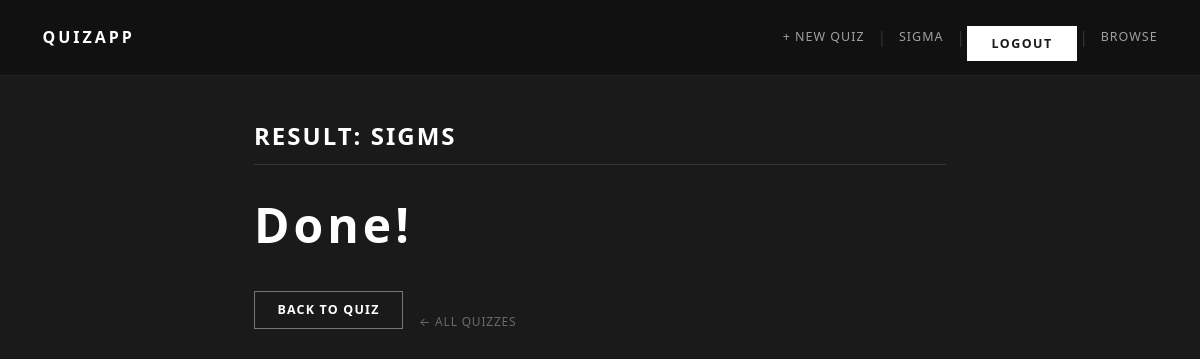
The app's page /quizzes/2/result/ (signed in), older data.
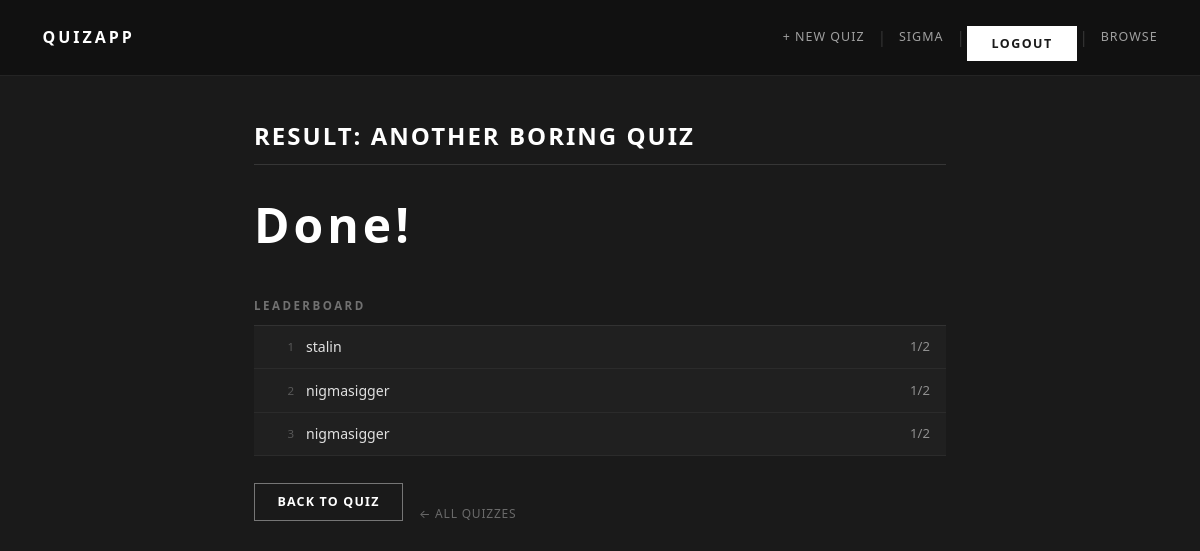
The same page, newer data.
### quiz/models.py (models this page shows, shortened)
class Quiz(models.Model):
    title = models.CharField(max_length=200)
    description = models.TextField(blank=True)
    created_by = models.ForeignKey(User, on_delete=models.CASCADE, related_name='quizzes')
    created_at = models.DateTimeField(auto_now_add=True)
    invite_code = models.CharField(max_length=8, unique=True, null=True, blank=True)

class Participation(models.Model):
    user = models.ForeignKey(User, on_delete=models.CASCADE, related_name='participations')
    quiz = models.ForeignKey(Quiz, on_delete=models.CASCADE, related_name='participations')
    score = models.IntegerField(default=0)
    total = models.IntegerField(default=0)
    completed_at = models.DateTimeField(auto_now_add=True)

### quiz/views.py (the view)
# urls.py: path('quizzes/<int:quiz_id>/result/', views.quiz_result, name='quiz_result'),
@login_required
def quiz_result(request, quiz_id):
    quiz = get_object_or_404(Quiz, id=quiz_id)
    participation = (
        Participation.objects.filter(user=request.user, quiz=quiz)
        .order_by('-completed_at')
        .first()
    )
    top_scores = (
        Participation.objects.filter(quiz=quiz)
        .select_related('user')
        .order_by('-score', 'completed_at')[:10]
    )
    return render(request, 'quiz/quiz_result.html', {
        'quiz': quiz,
        'participation': participation,
        'top_scores': top_scores,
    })

### quiz/templates/quiz/quiz_result.html (shortened to what this page needs)
{% extends 'quiz/base.html' %}
{% block content %}
<h1>Result: {{ quiz.title }}</h1>
{% if participation %}
<p class="result-score">
    {{ participation.score }}{% if participation.total %} / {{ participation.total }}{% endif %}
</p>
{% else %}
<p class="result-score">Done!</p>
{% endif %}
{% if top_scores %}
<h2>Leaderboard</h2>
<ol class="leaderboard">
    {% for p in top_scores %}
    <li class="{% if user.is_authenticated and p.user == user %}lb-mine{% endif %}">
        <span class="lb-rank">{{ forloop.counter }}</span>
        <span class="lb-user">{{ p.user.username }}</span>
        <span class="lb-score">{{ p.score }}{% if p.total %}/{{ p.total }}{% endif %}</span>
    </li>
    {% endfor %}
</ol>
{% endif %}
<div class="action-row mt-2">
    <a href="{% url 'quiz_detail' quiz.id %}" class="btn">Back to Quiz</a>
    <a href="{% url 'quiz_list' %}" class="back-link">All Quizzes</a>
</div>
{% endblock %}

Row changes from the older to the newer data that the page shows:
changed Quiz: title "SIGMS" → "ANOTHER BORING QUIZ"
added Participation: user.username "stalin", score "1", total "2"
added Participation: user.username "nigmasigger", score "1", total "2"
added Participation: user.username "nigmasigger", score "1", total "2"
Text that changed along with them:
text now shown: "LEADERBOARD"
